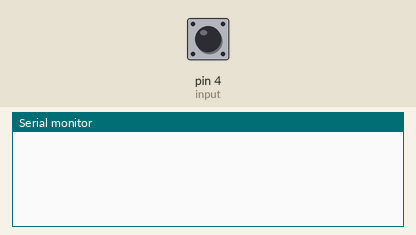
The sketch below on a simulated Arduino Uno, built with avr-gcc and run on an emulated ATmega328P. Shown: the last lines printed to the serial monitor. The inputs (shaded band) are chosen by the test bench; at power-on: pin 4 (input) HIGH.

Above: at 1.2 s.
1.3 s: pin 4 (input) driven LOW
At 1.65 s:
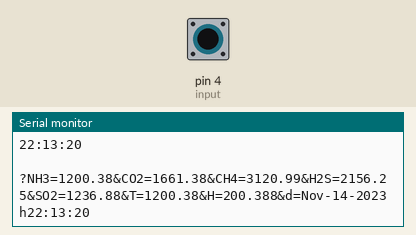
At 2.63 s:
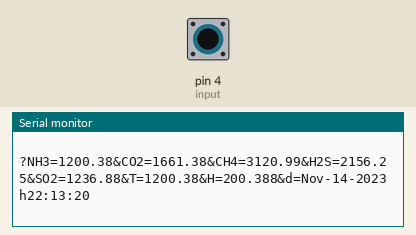

Measured:
- after the input at 1.3 s, the serial monitor: prints a new line at once (image 1)

The sketch:

JSONhandler.ino
```cpp
#include <ArduinoJson.h>
# define input 4


StaticJsonBuffer<200> jsonBuffer;
JsonObject& root = jsonBuffer.createObject();


void setup() {

  pinMode(input, INPUT);
  Serial.begin(9600);
  // put your setup code here, to run once:
root["sensor"] = "gps";
root["time"] = 1351824120;
JsonArray& data = root.createNestedArray("data");
data.add(48.756080);
data.add(2.302038);
}

void loop() {

  if(digitalRead(input)==LOW){

    Serial.println("?NH3=1200.38&CO2=1661.38&CH4=3120.99&H2S=2156.25&SO2=1236.88&T=1200.38&H=200.388"+String("&d=")+String(getDateTime()));
    Serial.println(" ");
    root.printTo(Serial);
    Serial.println("Compilation date:");
    Serial.println(__DATE__);
    Serial.println("Compilation time: ");
    Serial.println(__TIME__);
    Serial.println(" ");

    }

  // put your main code here, to run repeatedly:

}


String getDateTime(){

 String day;
 String month;
 String year;

  String date = String(__DATE__);
  int n = date.length();

    // declaring character array
    char char_array[n + 1];

    // copying the contents of the
    // string to char array
    strcpy(char_array, date.c_str());
       char *token = strtok(char_array, " "); // el separador debe ser -

        int i = 0;
        while (token != NULL) {

          if(i==0){
            month=String(token);

            }else if(i==1){
              day=String(token);

              }else if(i==2){
              year=String(token);

              }
               token = strtok(NULL, " ");
              i++;

    }

  return month+String("-")+day+String("-")+year+String("h")+String(__TIME__);

  }
```
